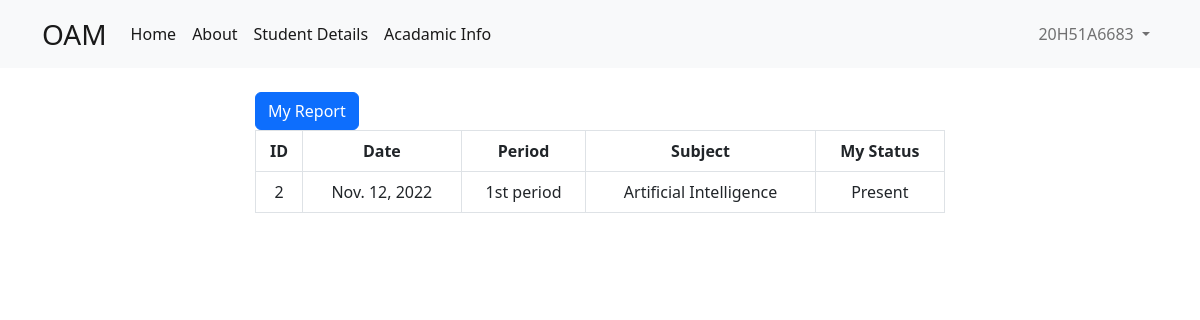
The page /student_details (signed in) on the database as committed earlier.
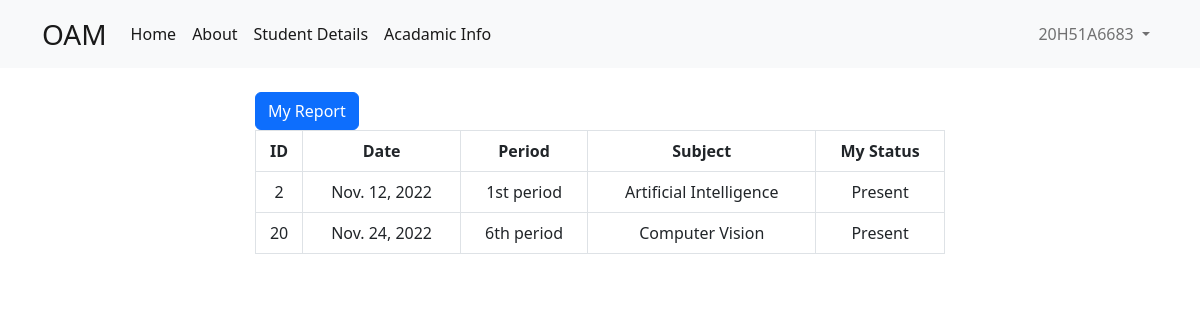
The same page on the database as committed later.
### att/models.py (models this page shows, shortened)
class Attendance(models.Model):
    section     = models.ForeignKey(Section, on_delete = models.CASCADE)
    period      = models.ForeignKey(Period,  on_delete = models.CASCADE)
    subject     = models.ForeignKey(Subject, on_delete = models.CASCADE)
    student     = models.ForeignKey(Student, on_delete = models.CASCADE)
    student_status = models.CharField(
                    max_length = 10,
                    choices = (
                        ('Absent', 'A'),
                        ('Present', 'P')
                    )
                )

class Period(models.Model):
    date        = models.DateField(default = timezone.now)
    hour        = models.CharField(max_length = 15, choices = time_slots)

class Subject(models.Model):
    name = models.CharField(max_length=50)
    short_name = models.CharField(max_length=50, default='X')
    def __str__(self):
        return self.name

### att/views.py (the view)
@login_required
def student_home(request):
    user        = User.objects.get(username = request.user.username)
    student     = Student.objects.get(user = user)
    atts = Attendance.objects.filter(student = student)
    return render(request, 'student_details.html', {
        'atts' : atts,
        'section' : atts.first().section,
    })

### att/models.py (called while the page is built)
    def __str__(self):
        return self.name

### templates/student_details.html
{% extends 'base.html' %}
{% block body %}
<div class="row justify-content-center">
    <div class="col-7">
        <a
            href="/show_myreport/{{ section }}/"
            class="btn btn-primary"
        >
            My Report
        </a>
        <div class="flex flex-col">
            <table class="min-w-full border text-center table table-hover table-bordered">
                <thead class="border-b">
                    <tr>
                        <th scope="col">ID          </th>
                        <th scope="col">Date        </th>
                        <th scope="col">Period      </th>
                        <th scope="col">Subject     </th>
                        <th scope="col">My Status   </th>
                    </tr>
                </thead>
                <tbody>
                    {% for att in atts %}
                        <tr class="border-b">
                            <td scope="row">
                                {{ att.id }}
                            </td>
                            <td >
                                {{ att.period.date }}
                            </td>
                            <td >
                                {{ att.period.hour }}
                            </td>
                            <td >
                                {{ att.subject }}
                            </td>
                            <td >
                                {{ att.student_status }}
                            </td>
                        </tr>
                    {% endfor %}
                </tbody>
            </table>
        </div>
    </div>
</div>
{% endblock body %}

Rows that differ between the two databases and show on the page:
added Attendance: id "20", period "Nov. 24, 2022", period.hour "6th period", subject "Computer Vision", student_status "Present"
